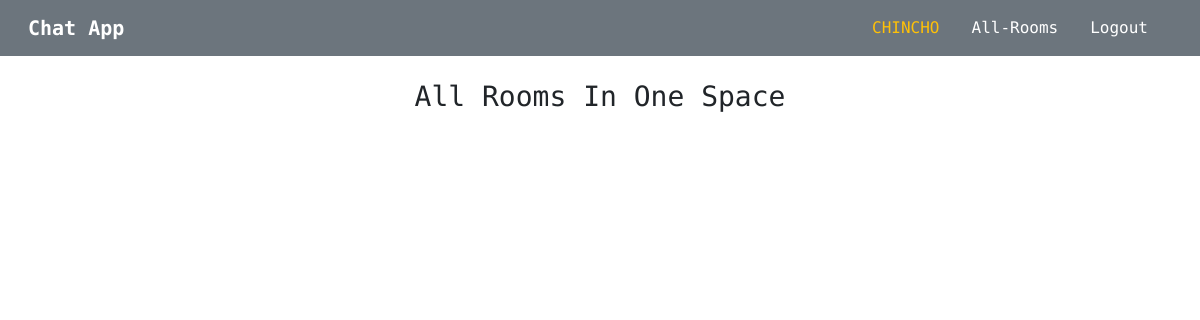
The app's page /all-rooms (signed in), older data.
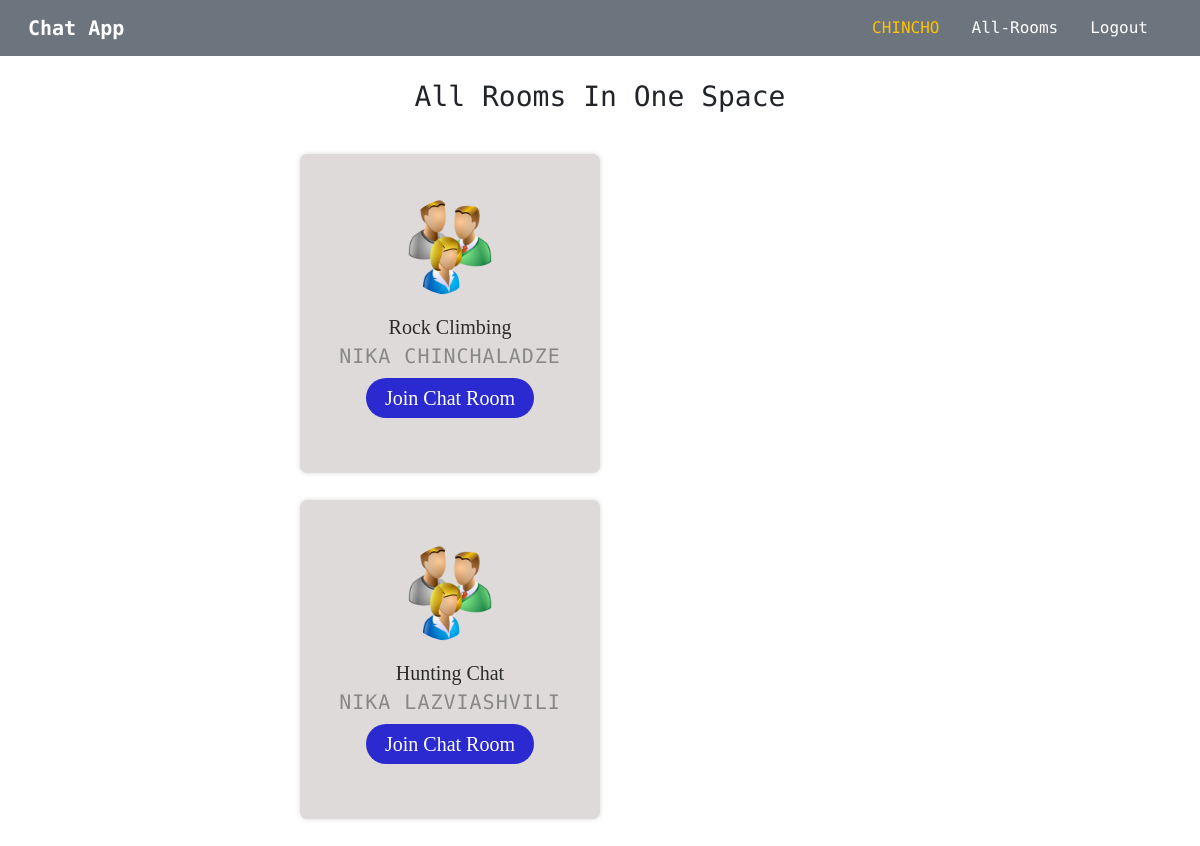
The same page, newer data.
### chat_app/models.py (models this page shows, shortened)
class Room(models.Model):
    name = models.CharField(max_length=1000)
    slug = models.SlugField(max_length=1500, null=True)
    user = models.ForeignKey(User, on_delete=models.CASCADE, null=True)

### chat_app/views.py (the view)
# urls.py: path("all-rooms", views.all_rooms, name="all-rooms"),
@login_required
def all_rooms(request):
    present_user = request.user
    rooms = Room.objects.all()
    return render(request, "chat/all.html", {
        "rooms": rooms,
        "user": present_user
    })

### chat_app/templates/chat/all.html (shortened to what this page needs)
{% extends "base.html" %}
{% load static %}
{% block css_styles %}
    <link rel="stylesheet" href="{% static 'chat/search.css' %}">
    <link rel="stylesheet" href="{% static 'chat/all.css' %}">
{% endblock %}
{% block content %}
    <h3 class="text-center mt-4 mb-3">All Rooms In One Space</h3>
    <div class="outer-div">
        {% for room in rooms %}
            <figure class="my-card">
                <div class="profile-image"><img src="{% static 'chat/img/user_icon.png' %}" alt="profile-sample2" /></div>
                <figcaption>
                  <h3>{{ room.name }}</h3>
                  <h5>{{ room.user.first_name }} {{ room.user.last_name }}</h5>
                  <h3><a class="join-link" href="{% url 'room-users' room=room.name username=user.username %}">Join Chat Room</a></h3>
                </figcaption>
            </figure>
        {% endfor %}
    </div>
{% endblock %}

Row changes from the older to the newer data that the page shows:
added Room: name "Rock Climbing", user.first_name "NIKA", user.last_name "CHINCHALADZE"
added Room: name "Hunting Chat", user.first_name "NIKA", user.last_name "LAZVIASHVILI"
